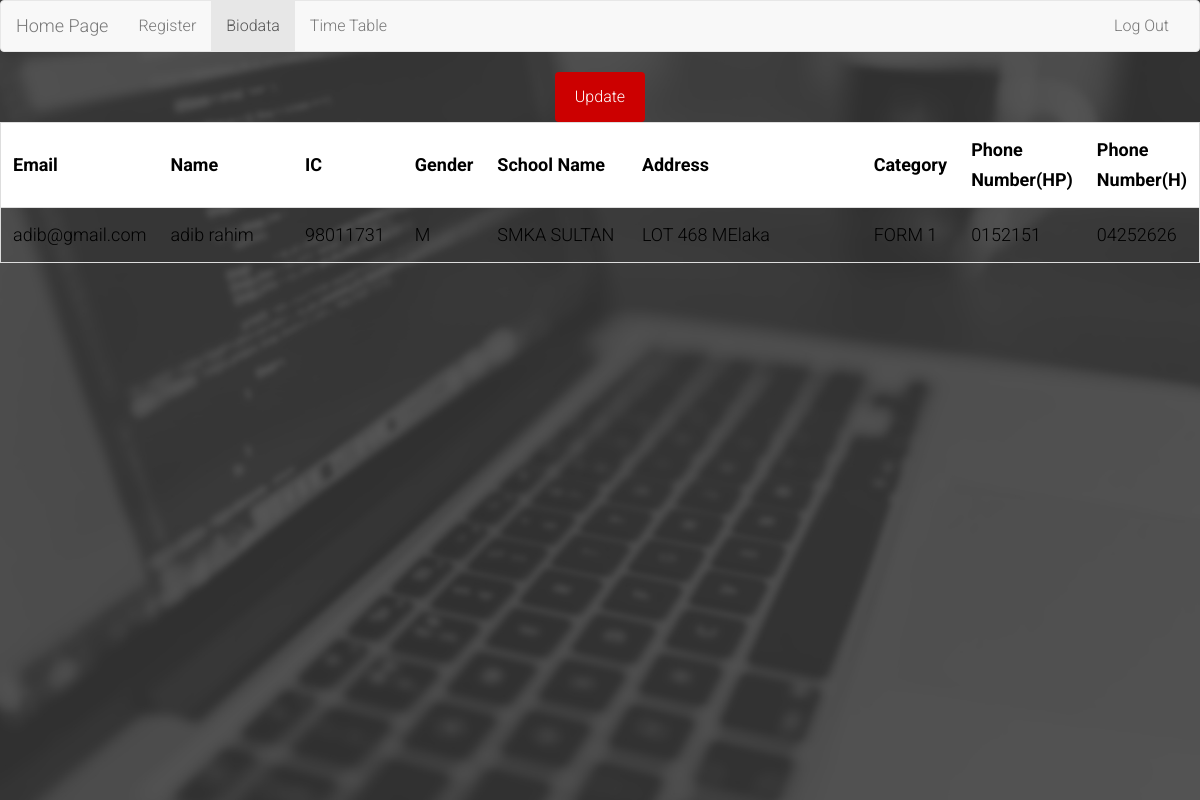
Page /Tuition/student/main-stu1.php?form-email=adib@gmail.com on the committed database.
### tables this page shows
CREATE TABLE `student` (
  `Stu_Email` varchar(50) NOT NULL,
  `Stu_Password` varchar(50) NOT NULL,
  `Stu_IC` varchar(14) NOT NULL,
  `Stu_Name` varchar(40) NOT NULL,
  `Stu_Sex` char(1) NOT NULL,
  `Stu_SchoolName` varchar(30) NOT NULL,
  `Stu_Address` varchar(70) NOT NULL,
  `Stu_Category` varchar(10) NOT NULL,
  `Stu_Num_H` varchar(10) NOT NULL,
  `Stu_Num_Hp` varchar(13) NOT NULL
);

### Tuition/student/main-stu1.php (the view, shortened to what this page needs)
<!DOCTYPE html>
<html lang="en">
    <?php
    $email = $_GET['form-email'];
    ?>
    <head>
    	<nav class="navbar navbar-default">
  <div class="container-fluid">
    <div class="navbar-header">
      <a class="navbar-brand" href="home-page.php?form-email=<?php echo $email;?>">Home Page</a>
    </div>
    <div class="collapse navbar-collapse" id="bs-example-navbar-collapse-1">
      <ul class="nav navbar-nav" >
        <li><a href="main-stu.php?form-email=<?php echo $email;?>">Register</a></li>
        <li class="active"><a href="main-stu1.php?form-email=<?php echo $email;?>">Biodata<span class="sr-only">(current)</span></a></li>
        <li><a href="main-stu2.php?form-email=<?php echo $email;?>">Time Table</a></li>
      </ul>
      <ul class="nav navbar-nav navbar-right">
     	<li ><a href="../home-page.php">Log Out</a></li>
      </ul>
    </div>
  </div>
</nav>
        <link rel="stylesheet" href="assets/bootstrap/css/bootstrap.min.css">
        <link rel="stylesheet" href="assets/font-awesome/css/font-awesome.min.css">
		<link rel="stylesheet" href="assets/css/form-elements.css">
        <link rel="stylesheet" href="assets/css/style.css">
    </head>
    <body>
					<a href="update-stu.php?form-email=<?php echo $email;?>"><button class="btn" style="background:#C00;">Update</button></a>
                    <table id="myTable">
                      <table id="myTable">
                      <tr class="header">
                        <th style="width:10%;">Email</th>
                        <th style="width:20%;">Name</th>
                        <th style="width:10%;">IC</th>
                        <th style="width:1%;">Gender</th>
                        <th style="width:20%;">School Name</th>
                        <th style="width:50%;">Address</th>
                        <th style="width:3%;">Category</th>
                        <th style="width:5%;">Phone Number(HP)</th>
                        <th style="width:5%;">Phone Number(H)</th>
                      </tr>
              <?php
               include "dbconnect.php";
               $sql = "select * from student where Stu_Email='$email'";
               $result = mysqli_query($db, $sql);
               while($row = mysqli_fetch_assoc($result)){
                     Print '<tr>
                      	<td>'.$row['Stu_Email'].'</td>
                        <td>'.$row['Stu_Name'].'</td>
                        <td>'.$row['Stu_IC'].'</td>
                        <td>'.$row['Stu_Sex'].'</td>
                        <td>'.$row['Stu_SchoolName'].'</td>
                        <td>'.$row['Stu_Address'].'</td>
                        <td>'.$row['Stu_Category'].'</td>
                        <td>'.$row['Stu_Num_H'].'</td>
                        <td>'.$row['Stu_Num_Hp'].'</td>
                     </tr>';
                   }
                ?>
        </table>
    </body>
</html>

### Tuition/student/assets/css/form-elements.css (style rules this page uses)
button.btn { height: 50px; margin: inherit; padding: 0 20px; border: 0; font-family: 'Roboto', sans-serif; font-size: 16px; font-weight: 300; line-height: 50px; color: #fff; -moz-border-radius: 4px; -webkit-border-radius: 4px; border-radius: 4px; text-shadow: none; -moz-box-shadow: none; -webkit-box-shadow: none; box-shadow: none; -o-transition: all .3s; -moz-transition: all .3s; -webkit-transition: all .3s; -ms-transition: all .3s; transition: all .3s; }

### Tuition/student/assets/css/style.css (style rules this page uses)
body { font-family: 'Roboto', sans-serif; font-size: 16px; font-weight: 300; color: #000; line-height: 30px; text-align: center; background-color: #FFF; }
a, a:hover, a:focus { color: #4aaf51; text-decoration: none; -o-transition: all .3s; -moz-transition: all .3s; -webkit-transition: all .3s; -ms-transition: all .3s; transition: all .3s; }
#myTable { border-collapse: collapse; width: 100%; border: 1px solid #ddd; font-size: 18px; }
#myTable th, #myTable td { text-align: left; padding: 12px; }
#myTable tr { border-bottom: 1px solid #ddd; }
#myTable tr.header, #myTable tr:hover { background-color: #fff; color:#000; }

### rows in the picture
student: Stu_Email "adib@gmail.com", Stu_Name "adib rahim", Stu_IC "98011731", Stu_Sex "M", Stu_SchoolName "SMKA SULTAN", Stu_Address "LOT 468 MElaka", Stu_Category "FORM 1", Stu_Num_H "0152151", Stu_Num_Hp "04252626"
